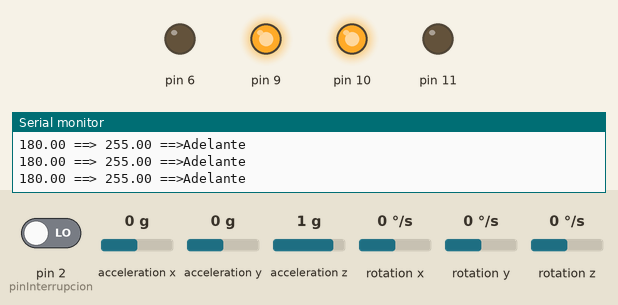
Simulated run of this sketch. Board: Arduino Uno, built with avr-gcc and run on an emulated ATmega328P. On the bench: output pins drawn as LEDs (lit = HIGH), the last lines printed to the serial monitor. Inputs (shaded band) come from the test bench; at power-on: acceleration x 0 g, acceleration y 0 g, pin 2 (pinInterrupcion) LOW, acceleration z 1 g, rotation x 0 °/s, rotation y 0 °/s, rotation z 0 °/s. The sensor or clock chip raises its interrupt line as the real part does.

Above: at 1.7 s.
1.8 s: acceleration x set to -1 g
3.3 s: acceleration x set to -1.3 g
At 3.8 s:
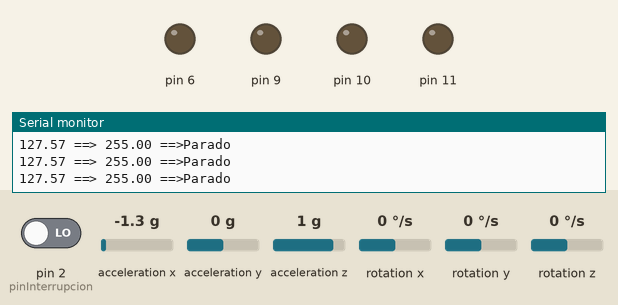
4.8 s: acceleration y set to -0.3 g
6.3 s: acceleration y set to -0.6 g
At 7.3 s:
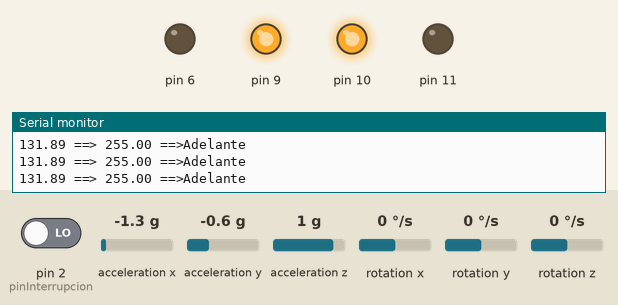
7.8 s: acceleration x set to 0.1 g
At 9.82 s:
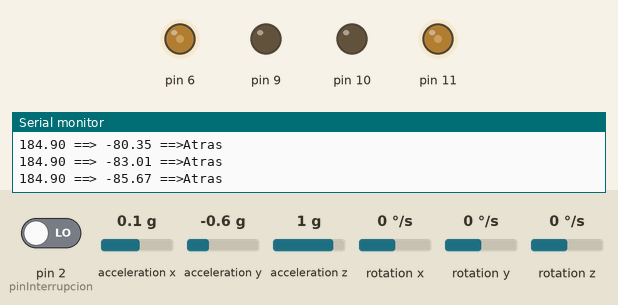
10.8 s: acceleration x set to 0 g
At 11.96 s:
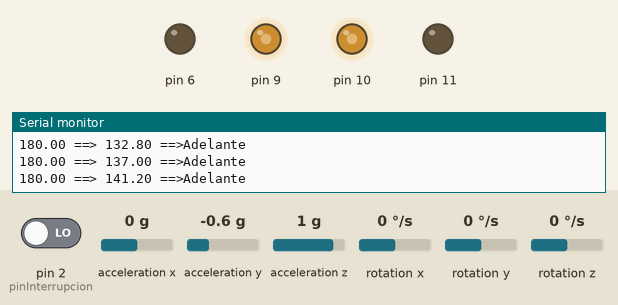
Timing chart, 0 to 14.0 s (numbered marks = the images above; inputs shaded):
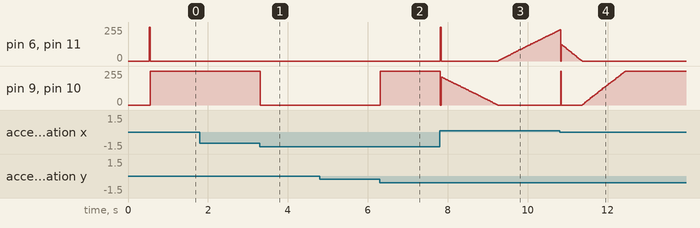

Measured:
- the behaviour switches between -1.1 and -1.2 g on acceleration x (found by bisection; images 0 and 1)
- the behaviour switches between -0.4 and -0.5 g on acceleration y (found by bisection; images 1 and 2)
- after the input at 3.3 s, pin 9, pin 10: 255/255 → 0/255 at once
- after the input at 6.3 s, pin 9, pin 10: 0/255 → 255/255 at once

The sketch:

cuarta_sesion.ino
```cpp
#include <I2Cdev.h> // Para comunicación en serie
#include <MPU6050_6Axis_MotionApps20.h> // Para gestión del sensor MPU6050
#include <PID_v1.h>

const byte pinInterrupcion = 2; // El pin que detecta la interrupcion es el 2

MPU6050 mpu; // Instanciamos el sensor

Quaternion tempQuaternion; // Formado por [w, x, y, z]
VectorFloat gravedad; // Gravedad, necesaria para coger pitch, yaw y roll
float ypr[3]; //[yaw, pitch, roll] resultadio de la medición

bool mpuPreparado = false; // Se pone a true si el dmp esta listo
uint8_t estadoOperacion; // Indica el estado de la última operación del sensor
uint8_t mpuStatus; // Contiene el byte de interrupcion del MPU
uint16_t tamanoPaquete; // Contiene el tamano de paquete de datos que el MPU envia
uint16_t bytesEnCola; // Contador de cuantos bytes estan pendientes en la cola de llegada
uint8_t paqueteLeido[64]; // Aqui se van a volcar los paquetes segun los vayamos leyendo

double entradaInclinacion, salidaVelMotores;

volatile bool interrupcionActivada = false;
// Esta rutina se ejecuta cada vez que llega una interrupcion,
// pone el flag de activacion a true
void rutinaAtencionInterrupcion(){
  interrupcionActivada = true;
}

/******** AJUSTAMOS LOS VALORES **********/
double puntoAjuste = 183;
double Kp = 21;
double Kd = 0.8;
double Ki = 140;
/******** FIN DE AJUSTE DE LOS VALORES *******/

// Creamos el algoritmo PID con los valores que hemos establecido
PID pid(&entradaInclinacion, &salidaVelMotores, &puntoAjuste, Kp, Ki, Kd, DIRECT);

void setup() {
  Serial.begin(115200); // Esta es la frecuencia a la que trabaja el sensor
  Serial.println("Iniciando comunicación serie I2C");
  mpu.initialize(); // Iniciamos el sensor MPU6050
  if(mpu.testConnection()==true){ // conectamos el arduino y el sensor
    Serial.println("Conexion MPU-Arduino exitosa"); // Ha funcionado la conexion
  } else {
    Serial.println("Conexion MPU-arduino fallida"); // No ha funcionado, no iniciamos nada
    return; //Paramos el ajuste porque no ha funcionado la conexion
  }

  // Iniciamos el procesador interno del MPU6050,
  // aplica el primer filtro a los datos
  estadoOperacion = mpu.dmpInitialize();

  // Calibramos el giroscopio con MPU6050_calibration
  mpu.setXGyroOffset(31);
  mpu.setYGyroOffset(9);
  mpu.setZGyroOffset(85);
  mpu.setZAccelOffset(1406);

  // el estado 0 indica todo bien, otro numero es un codigo de error
  if(estadoOperacion != 0){
    Serial.print("ERROR INICIANDO EL DMP, CODIGO DE ERROR: ");
    Serial.println(estadoOperacion);
    return;
  }
  // Si llegamos aqui es que se ha iniciado el DMp correctamente, seguimos configurando
  Serial.println("Se ha iniciado correctamente el DMP");
  mpu.setDMPEnabled(true); // Tras iniciarlo lo activamos

  // Fijamos el pin 2 atendiendo a las interrupciones, se ejecuta la rutina creada en flanco ascendente
  attachInterrupt(digitalPinToInterrupt(pinInterrupcion), rutinaAtencionInterrupcion, RISING);
  mpuStatus = mpu.getIntStatus();

  Serial.println("MPU configurado y listo para enviar interrupciones");
  mpuPreparado = true; // Ponemos el flag a true porque ya esta listo para enviar

  // Tenemos que saber cual es el tamano de los paquetes que manda
  // porque vamos a tener que esperar a que esten completos para leerlos
  tamanoPaquete = mpu.dmpGetFIFOPacketSize();

  // Ajustamos el PID
  pid.SetMode(AUTOMATIC); // Le decimos que opere por su cuenta
  pid.SetSampleTime(10); // Le indicamos la frecuencia a la que va a trabajar
  pid.SetOutputLimits(-255,255); //Para que coincida con los del PWM de los motores

  // Configuramos los pines del motor y lo ponemos parado
  pinMode(6, OUTPUT);
  pinMode(9, OUTPUT);
  pinMode(10, OUTPUT);
  pinMode(11, OUTPUT);
  pararMotores();

}

void loop() {
  // Si dmp esta a False quiere decir que nos hemos salido antes de configurar
  // porque ha habido un fallo, no ejecutamos el código
  if(!mpuPreparado) return;

  // Si estamos en el bucle es porque no hemos recibido una interrupcion
  // o porque todavia no tenemos un mensaje completo
  while(!interrupcionActivada && bytesEnCola < tamanoPaquete){
    // Mientras no recibamos nuevos paquetes seguimos actualizando el PID
    pid.Compute(); // Calculamos la siguiente salida a motores
    Serial.print(entradaInclinacion);
    Serial.print(" ==> ");
    Serial.print(salidaVelMotores); // Para debugear, así sabemos que esta sacando a motores
    Serial.print(" ==>");

    // Si la inclinacion es menor de 130 o mayor de 210 suponemos que
    // el robot esta tumbado y por tanto paramos las ruedas, estamos en espera
    if(entradaInclinacion > 130 && entradaInclinacion < 210){
      if(salidaVelMotores > 0){
        // El PID nos indica que movamos hacia delante, activamos los pines adecuados
        moverAdelante(salidaVelMotores);
        Serial.println("Adelante");
      } else if (salidaVelMotores < 0){
        // El PID nos indica que movamos hacia atras, activamos el otro par de pines
        // Hay que corregir el PWM para que sea positivo
        moverDetras(-1*salidaVelMotores);
        Serial.println("Atras");
      } else{
        pararMotores();
        Serial.println("Parado");
      }
    } else { // Paramos el motor, nos quedamos a la espera
      pararMotores();
      Serial.println("Parado");
    }
  }

  // Si llegamos aqui es porque hemos recibido una interrupcion del MPU,
  // vamos a comprobar la cola
  interrupcionActivada = false; // Volvemos a quedar a la espera de interrupciones
  mpuStatus = mpu.getIntStatus(); // Vemos que interrupcion hemos recibido
  bytesEnCola = mpu.getFIFOCount(); // Vemos cuantos bytes estan pendientes

  // Uno de los bits del byte de estado nos indica que ha habido un error,
  // aplicamos una AND para ver si ese bit esta activo. Por otro lado
  // si tenemos 1024 bytes en la cola quiere decir que ha habido un overflow
  // En ambos casos hay que vaciar la cola
  if ((mpuStatus & 0x10) || bytesEnCola == 1024){
    mpu.resetFIFO();
    Serial.println("Desbordamiento, vamos a limpiar la cola");
  } else if (mpuStatus & 0x02){ // Si tenemos datos que leer
    // Es posible que tengamos datos que leer pero no hayan llegado todos
    // Con este bucle nos quedamos esperando a que lleguen todos
    while(bytesEnCola < tamanoPaquete){
      bytesEnCola = mpu.getFIFOCount();
    }

    // Si hemos llegado aqui quiere decir que tenemos paquetes completos por leer
    // Leemos el primero de ellos
    mpu.getFIFOBytes(paqueteLeido, tamanoPaquete);

    // Actualizamos la cuenta de bytes, quitando el paquete ya leido
    bytesEnCola = bytesEnCola - tamanoPaquete;

    // Ahora vamos a leer los mensajes e imprimirlos para comprobar que los hemos leido bien
    // Primero leemos el quaternion
    mpu.dmpGetQuaternion(&tempQuaternion, paqueteLeido);
    // Cogemos la gravedad a partir del quaternion
    mpu.dmpGetGravity(&gravedad, &tempQuaternion);
    // Finalmente obtenemos el cabeceo, la guiñada y el balanceo
    mpu.dmpGetYawPitchRoll(ypr, &tempQuaternion, &gravedad);

    // Calculamos la inclinacion que va a usar el PID para ajustarse
    entradaInclinacion = ypr[1] * 180/M_PI + 180;
  }
}

// Movemos los motores hacia delante con la velocidad indicada
void moverDetras(int velocidad){
  analogWrite(6, velocidad);
  analogWrite(9,0);
  analogWrite(10, 0);
  analogWrite(11, velocidad);
}

// Movemos los motores hacia atras con la velocidad indicada
void moverAdelante(int velocidad){
  analogWrite(6, 0);
  analogWrite(9, velocidad);
  analogWrite(10, velocidad);
  analogWrite(11, 0);
}

// Paramos el movimiento
void pararMotores(){
  analogWrite(6, 0);
  analogWrite(9,0);
  analogWrite(10, 0);
  analogWrite(11,0);
}
```
